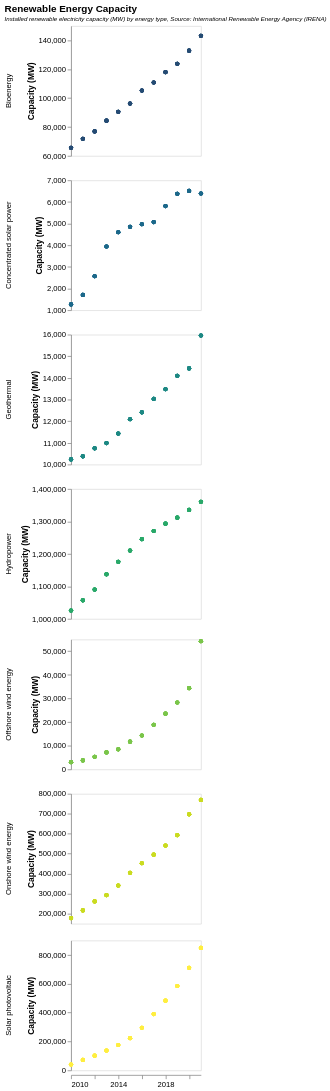

Write a Vega-Lite specification for this figure.
### Vega-Lite specification from a JSON file in a GitHub repository (floating-point values rounded to 4 significant figures; data arrays with more than 128 entries replaced by an {"elided": "..."} marker saying what was removed)
{"$schema": "https://vega.github.io/schema/vega-lite/v5.json", "title": {"text": "Renewable Energy Capacity", "subtitle": ["Installed renewable electricity capacity (MW) by energy type, Source: International Renewable Energy Agency (IRENA)"], "subtitleFontSize": 8, "subtitleFontStyle": "italic", "anchor": "start"}, "height": 170, "width": 170, "data": {"values": {"elided": "588 records"}, "format": {"parse": {"Year": "date"}}}, "resolve": {"scale": {"y": "independent"}}, "mark": "circle", "encoding": {"row": {"field": "Energy Source", "title": null}, "x": {"field": "Year", "type": "temporal", "scale": {"zero": false}, "title": null, "axis": {"grid": false}}, "y": {"field": "Capacity", "type": "quantitative", "scale": {"zero": false}, "title": "Capacity (MW)", "axis": {"grid": false}}, "opacity": {"value": 1}, "color": {"field": "Energy Source", "scale": {"scheme": "darkmulti"}, "legend": null}, "tooltip": [{"field": "Capacity", "title": "MW"}]}}
